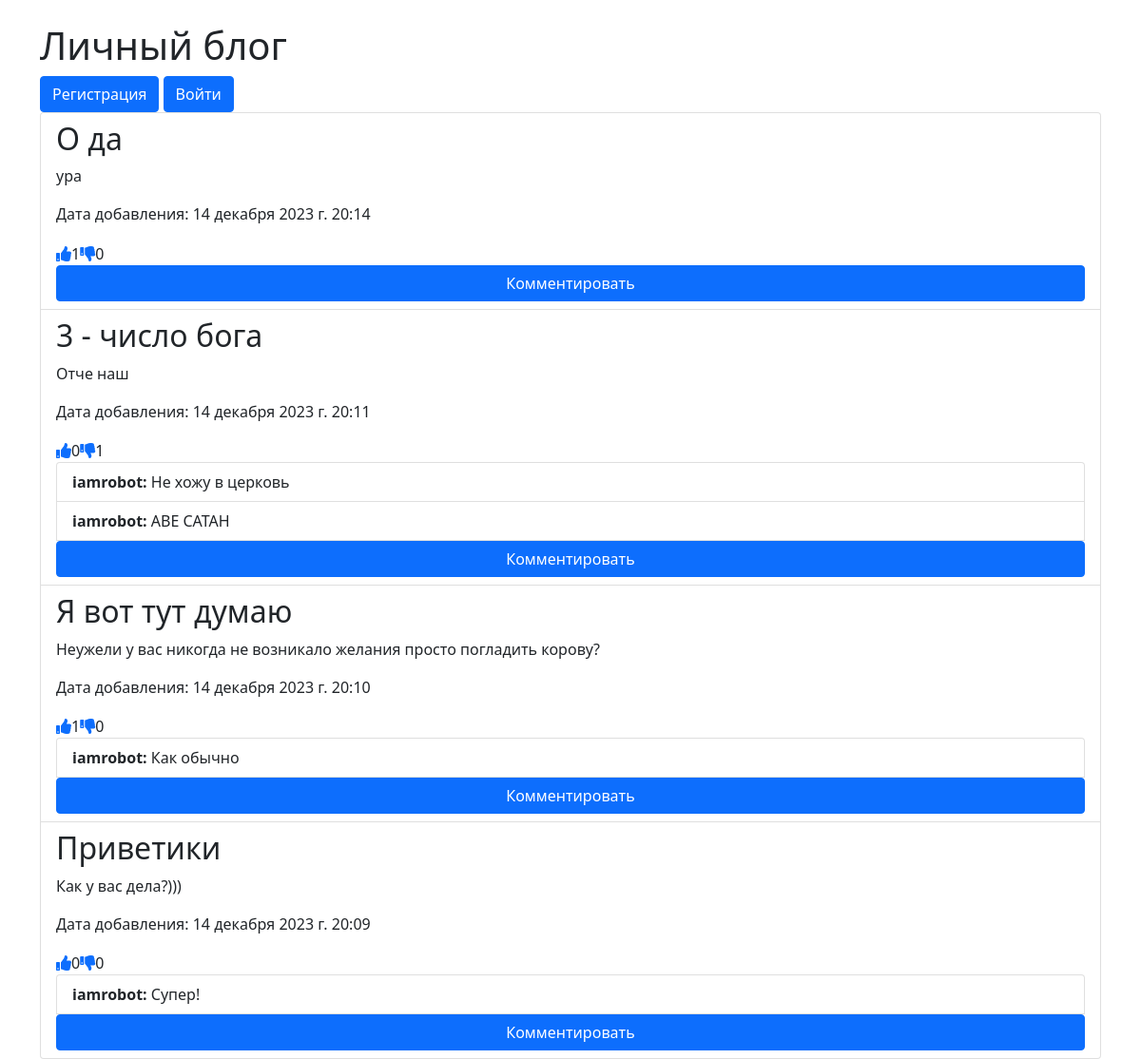
The page / on the database its author committed.
### djangoProject/blogs/models.py (models this page shows, shortened)
class BlogPost(models.Model):
    title = models.CharField(max_length=200)
    text = models.TextField()
    date_added = models.DateTimeField(auto_now_add=True)
    author = models.ForeignKey(User, on_delete=models.CASCADE)
    likes = models.ManyToManyField(User, related_name='liked_posts', blank=True)
    dislikes = models.ManyToManyField(User, related_name='disliked_posts', blank=True)

class Comment(models.Model):
    post = models.ForeignKey(BlogPost, related_name="comments", on_delete=models.CASCADE)
    author = models.ForeignKey(User, on_delete=models.CASCADE)
    text = models.TextField()
    date_added = models.DateTimeField(auto_now_add=True)

### djangoProject/blogs/views.py (the view)
# urls.py: path('', views.home, name='home'),
def home(request):
    posts = BlogPost.objects.order_by('-date_added')
    return render(request, 'blogs/home.html', {'posts': posts })

### djangoProject/blogs/templates/blogs/home.html (shortened to what this page needs)
{% load static %}
<!DOCTYPE html>
<html>
{%  block additional_styles %}
    <link rel="stylesheet" href="https://cdn.jsdelivr.net/npm/bootstrap@5.0.0/dist/css/bootstrap.min.css">
    <link rel="stylesheet" href="https://cdnjs.cloudflare.com/ajax/libs/font-awesome/5.15.3/css/all.min.css">
{% endblock %}
{% block content %}
    <div class="container mt-4">
        <h1>Личный блог </h1>
        {% if user.is_authenticated %}
            <p>Привествую!, {{ user.username }}.</p>
            <a href="{% url 'users:logout' %}" class="btn btn-secondary">Выйти</a>
            {% if user.is_staff %}
                <a href="{% url 'blogs:create_post' %}" class="btn btn-secondary">Создать пост</a>
            {% endif %}
        {% else %}
            <a href="{% url 'users:register' %}" class="btn btn-primary">Регистрация</a>
            <a href="{% url 'users:login' %}" class="btn btn-primary">Войти</a>
        {% endif %}
        <ul class="list-group">
            {% for post in posts %}
                <li class="list-group-item">
                    <h2>{{ post.title }}</h2>
                    <p>{{ post.text }}</p>
                    <p>Дата добавления: {{ post.date_added }}</p>
 <div class="btn-group">
    <a href="{% url 'blogs:like_post' post.id %}" class="">
        <i class="fas fa-thumbs-up"></i>
    </a>
    <span id="likes_count_{{ post.id }}" class="like-count">{{ post.likes.count }}</span>
    <a href="{% url 'blogs:dislike_post' post.id %}" class="">
        <i class="fas fa-thumbs-down"></i>
    </a>
    <span id="dislikes_count_{{ post.id }}" class="dislike-count">{{ post.dislikes.count }}</span>
</div>
                    <ul class="list-group">
                        {% for comment in post.comments.all %}
                            <li class="list-group-item">
                                <strong>{{ comment.author.username }}:</strong> {{ comment.text }}
                            </li>
                        {% endfor %}
                        <a href="{% url 'blogs:view_post' post.id %}" class="btn btn-primary">Комментировать</a>
                    </ul>
                </li>
            {% endfor %}
        </ul>
    </div>
    {% endblock content %}
</html>

### rows shown on the page
BlogPost: title "О да", text "ура", date_added "14 декабря 2023 г. 20:14", likes.count "1", dislikes.count "0"
BlogPost: title "3 - число бога", text "Отче наш", date_added "14 декабря 2023 г. 20:11", likes.count "0", dislikes.count "1"
Comment: author.username "iamrobot", text "Не хожу в церковь"
Comment: author.username "iamrobot", text "АВЕ САТАН"
BlogPost: title "Я вот тут думаю", text "Неужели у вас никогда не возникало желания просто погладить корову?", date_added "14 декабря 2023 г. 20:10", likes.count "1", dislikes.count "0"
Comment: author.username "iamrobot", text "Как обычно"
BlogPost: title "Приветики", text "Как у вас дела?)))", date_added "14 декабря 2023 г. 20:09", likes.count "0", dislikes.count "0"
Comment: author.username "iamrobot", text "Супер!"
